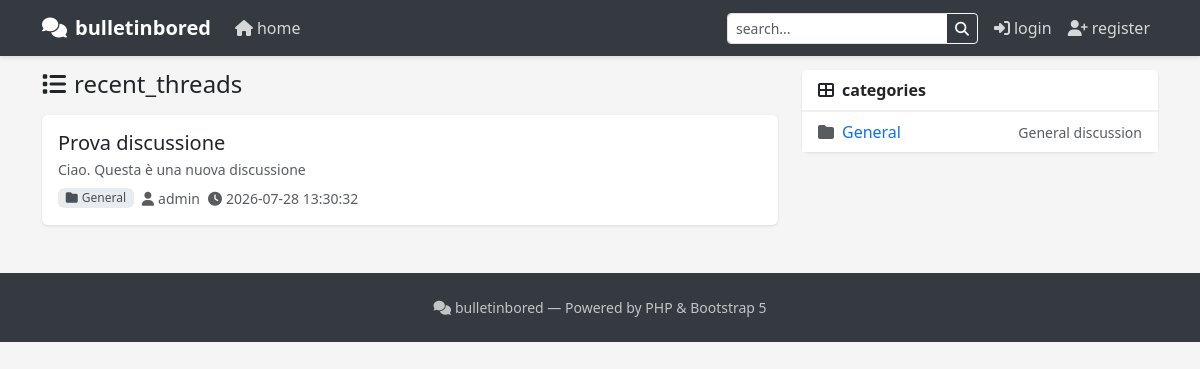
Before: / with the older database file.
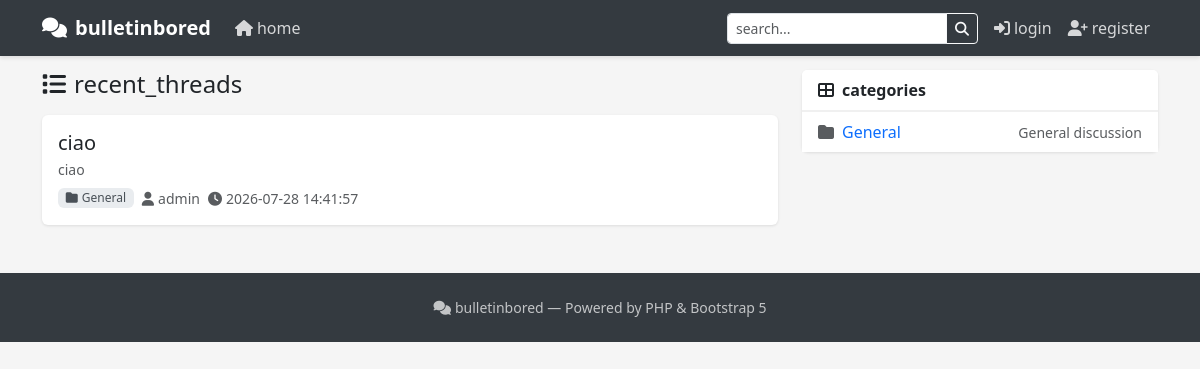
After: the same page with the newer database file.
### tables this page shows
CREATE TABLE threads (
                id INTEGER PRIMARY KEY AUTOINCREMENT,
                category_id INTEGER,
                user_id INTEGER,
                title TEXT NOT NULL,
                content TEXT,
                status TEXT DEFAULT 'visible',
                created_at DATETIME DEFAULT CURRENT_TIMESTAMP,
                updated_at DATETIME DEFAULT CURRENT_TIMESTAMP
            );

CREATE TABLE categories (
                id INTEGER PRIMARY KEY AUTOINCREMENT,
                name TEXT NOT NULL,
                description TEXT,
                position INTEGER DEFAULT 0
            );

CREATE TABLE users (
                id INTEGER PRIMARY KEY AUTOINCREMENT,
                username TEXT UNIQUE NOT NULL,
                password TEXT NOT NULL,
                email TEXT,
                role TEXT DEFAULT 'user',
                avatar TEXT,
                created_at DATETIME DEFAULT CURRENT_TIMESTAMP
            );

### views/home.php (the view, shortened to what the rows shown need)
<?php include __DIR__.'/header.php'; render_header('Home'); ?>
    <div class="row">
        <div class="col-lg-8">
            <?php if (empty($threads ?? [])): ?>
                <div class="card">
                    <div class="card-body text-center py-5">
                        <i class="fas fa-inbox fa-3x text-muted mb-3"></i>
                        <p class="text-muted mb-0"><?= t('no_threads') ?></p>
                    </div>
                </div>
            <?php else: ?>
                <?php foreach ($threads as $thread): ?>
                    <div class="card">
                        <div class="card-body">
                            <h5 class="card-title mb-1">
                                <a href="<?= url('thread', ['id' => $thread['id'], 'slug' => slugify($thread['title'] ?? '')]) ?>" class="thread-title">
                                    <?= escape($thread['title']) ?>
                                </a>
                            </h5>
                            <p class="card-text text-muted small mb-2">
                                <?= nl2br(escape(substr($thread['content'] ?? '', 0, 200))) ?>
                            </p>
                            <div class="d-flex align-items-center gap-2">
                                <span class="badge badge-cat"><i class="fas fa-folder me-1"></i><?= escape($thread['category_name'] ?? 'General') ?></span>
                                <small class="text-muted"><i class="fas fa-user me-1"></i><?= escape($thread['author']) ?></small>
                                <small class="text-muted"><i class="fas fa-clock me-1"></i><?= escape($thread['created_at'] ?? '') ?></small>
                            </div>
                        </div>
                    </div>
                <?php endforeach; ?>
            <?php endif; ?>
        </div>
        <div class="col-lg-4">
            <div class="card">
                <div class="card-body p-0">
                    <ul class="list-group list-group-flush">
                        <?php foreach ($categories ?? [] as $cat): ?>
                            <li class="list-group-item d-flex justify-content-between align-items-center">
                                <a href="<?= url('category', ['id' => $cat['id'], 'slug' => slugify($cat['name'] ?? '')]) ?>" class="text-decoration-none">
                                    <i class="fas fa-folder me-2 text-muted"></i><?= escape($cat['name']) ?>
                                </a>
                                <small class="text-muted"><?= escape($cat['description'] ?? '') ?></small>
                            </li>
                        <?php endforeach; ?>
                    </ul>
                </div>
            </div>
        </div>
    </div>

Changed rows visible on the page:
removed threads: title "Prova discussione", content "Ciao. Questa è una nuova discussione", category.name "General", user.username "admin", created_at "2026-07-28 13:30:32"
added threads: title "ciao", content "ciao", category.name "General", user.username "admin", created_at "2026-07-28 14:41:57"
